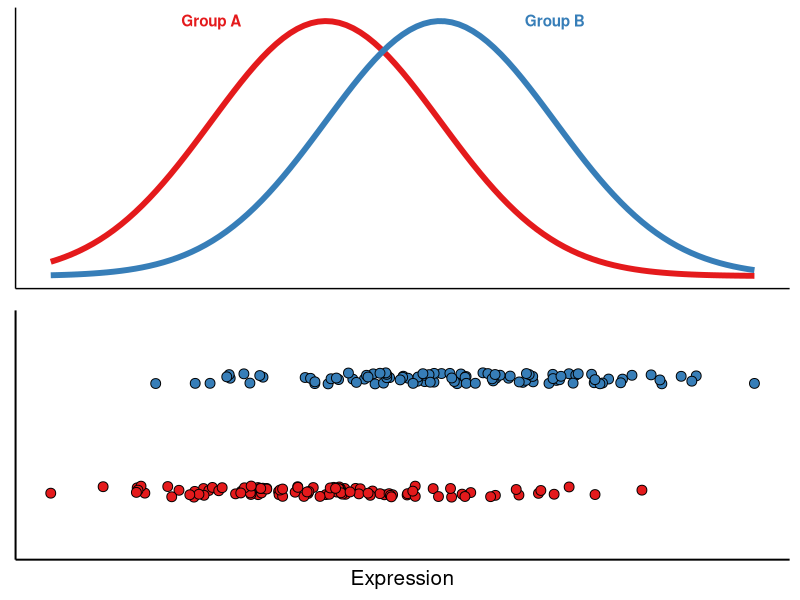

This chart was generated by the following R code:
library("ggplot2")
ncells <- 100
m1 <- 1
m2 <- 2
sd1 <- 1
sd2 <- 1
x1 <- rnorm(ncells, m1, sd1)
x2 <- rnorm(ncells, m2, sd2)
cm <- ceiling(max(abs(x1), abs(x2)))
g1 <- ggplot(data.frame(x = 0)) +
  stat_function(
    aes(colour = "Group A"),
    fun = dnorm,
    args = c(mean = m1, sd = sd1),
    linewidth = 2
  ) +
  stat_function(
    aes(colour = "Group B"),
    fun = dnorm,
    args = c(mean = m2, sd = sd2),
    linewidth = 2
  ) +
  geom_text(
    data = data.frame(
      colour = c("Group A", "Group B"),
      label = c("Group A", "Group B"),
      x = c(m1 - 1, m2 + 1),
      y = c(0.4, 0.4)
    ),
    aes(x = x, y = y, colour = colour, label = label),
    fontface = "bold"
  ) +
  # geom_vline(xintercept = m1, linetype = "dashed", colour = "grey60") +
  # geom_vline(xintercept = m2, linetype = "dashed", colour = "grey60") +
  xlim(min(x1), max(x2)) +
  scale_colour_brewer(palette = "Set1") +
  theme_classic() +
  theme(
    legend.position = "none",
    panel.grid = element_blank(),
    axis.text = element_blank(),
    axis.ticks = element_blank(),
    axis.title = element_blank(),
  )
g2 <- ggplot() +
  geom_jitter(
    aes(x1, 1, fill = "a"),
    width = 0,
    height = 0.05,
    shape = 21,
    size = 3,
    colour = "black"
  ) +
  geom_jitter(
    aes(x2, 2, fill = "b"),
    width = 0,
    height = 0.05,
    shape = 21,
    size = 3,
    colour = "black"
  ) +
  scale_colour_brewer(palette = "Set1", aesthetics = "fill") +
  labs(x = "Expression", y = NULL) +
  theme_classic(base_size = 15) +
  # geom_vline(xintercept = 0, linetype = "dashed", colour = "grey60") +
  coord_cartesian(xlim = c(min(x1), max(x2)), ylim = c(0.5, 2.5)) +
  theme(
    legend.position = "none",
    panel.grid = element_blank(),
    axis.text = element_blank(),
    axis.ticks = element_blank()
    # , axis.title = element_blank(),
  )
cowplot::plot_grid(g1, g2, align = "v", ncol = 1)
